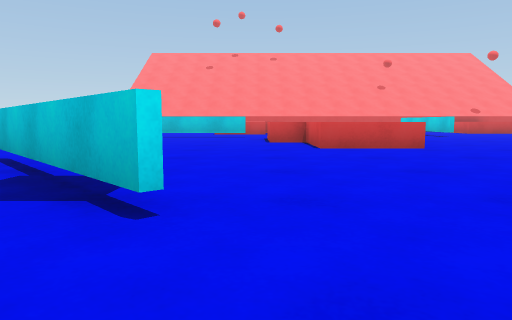
view 1 (above)

19 first-person views from a walk through a 3-D level made in the Unity game engine. The camera is 0.51 m above the floor, tilts 6° down and sees 70° across. The floor is counted in squares, 1 m on a side. Each view is taken from the middle of a square. On the plan, view 1 faces up. The plan holds only what a view shows up to about 9 squares ahead; the rest is blank. The place goes on beyond the plan. The player is left out.

view 2
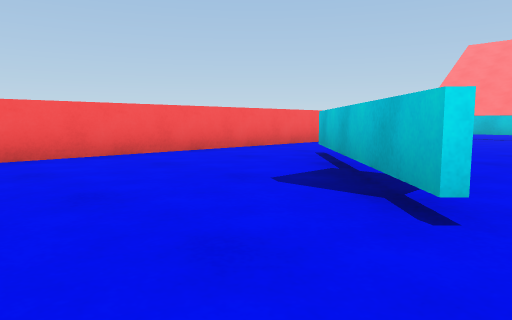

view 3
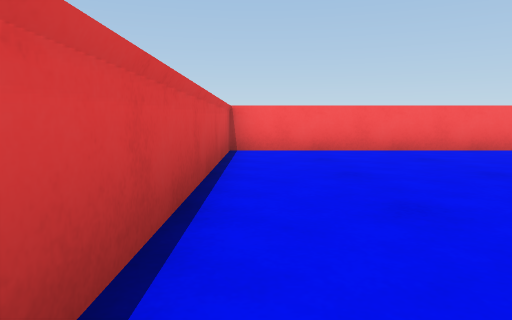

view 4
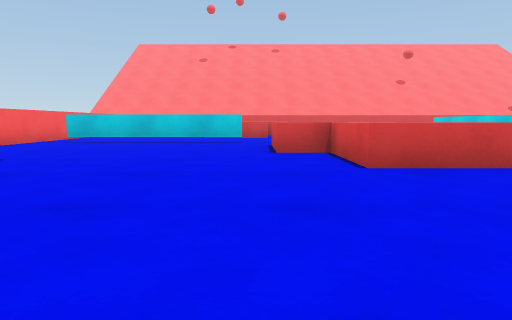

view 5
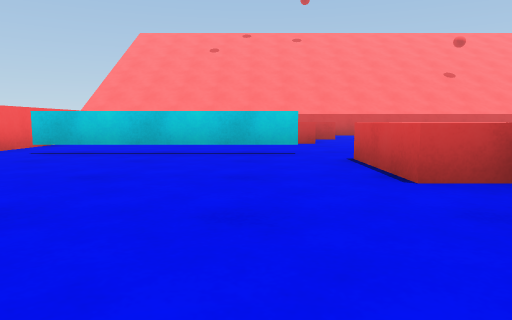

view 6
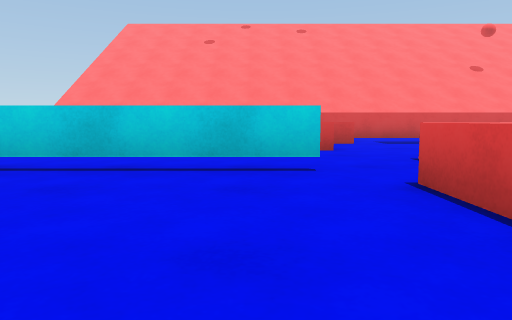

view 7
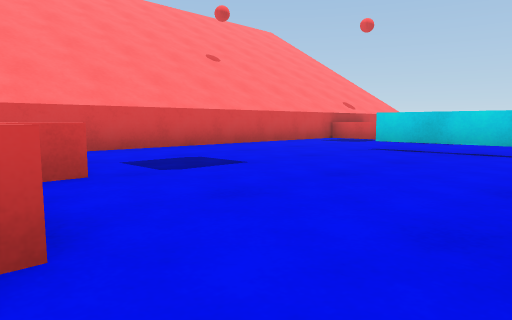

view 8
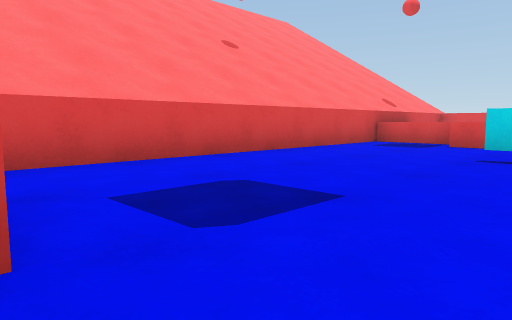

view 9
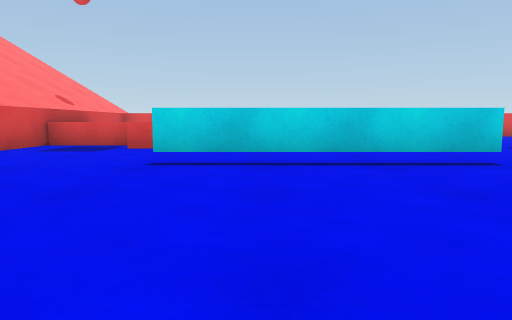

view 10
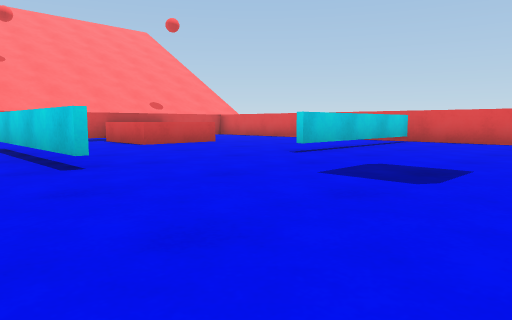

view 11
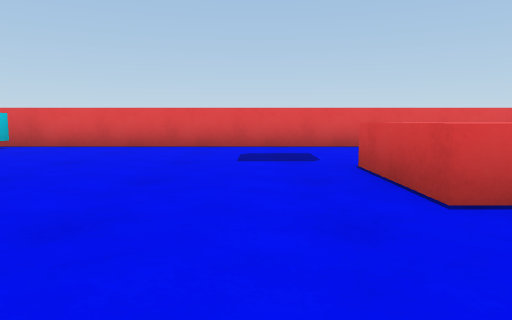

view 12
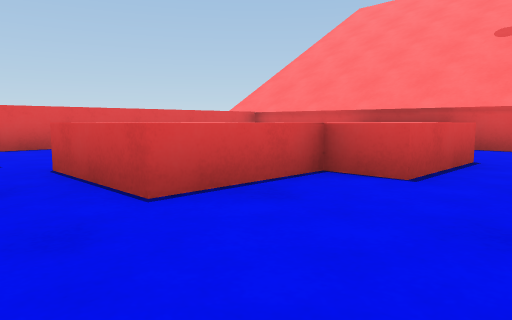

view 13
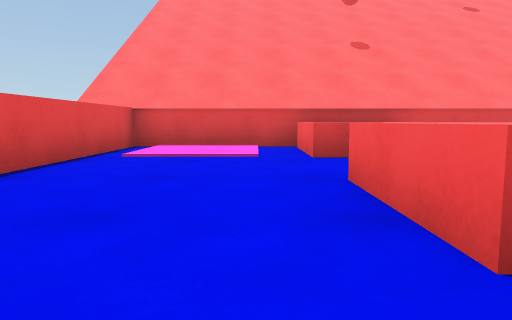

view 14
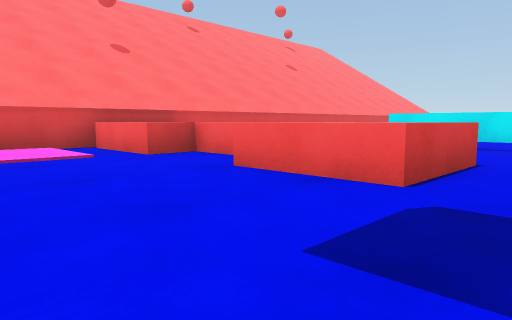

view 15
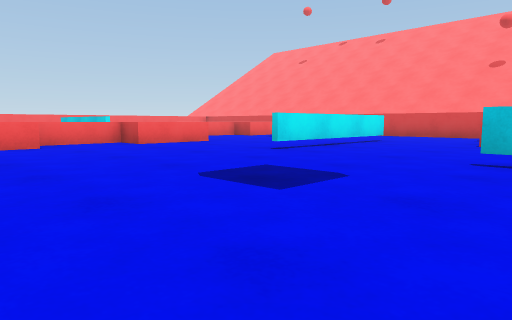

view 16
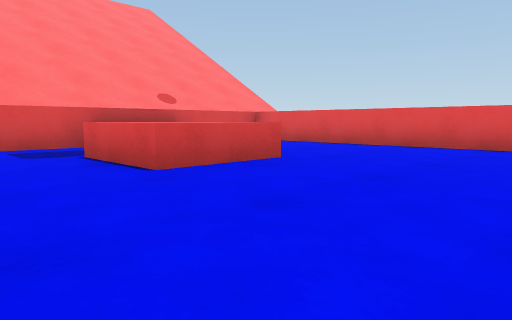

view 17
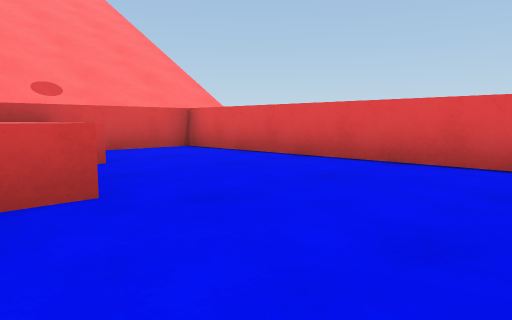

view 18
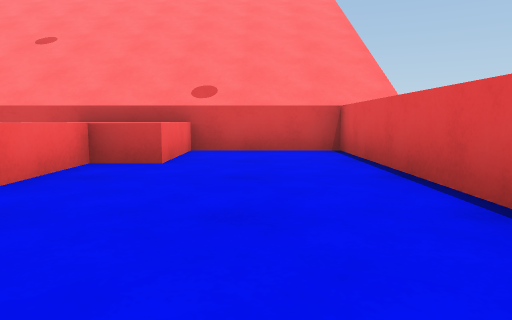

view 19
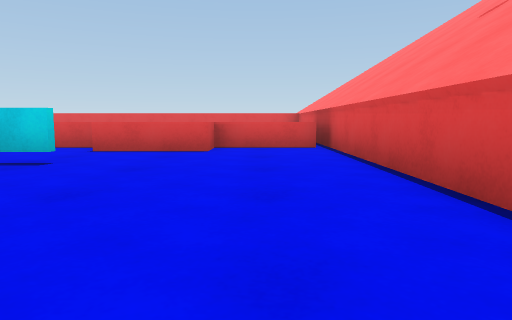

### Floor plan
Key: @ floor where view 1 was taken; # wall or solid block; . main floor; : floor 0.05 m higher than the main floor; B red block; T thing the floor can be seen under or through.
Columns run from 6 left of view 1 to 15 right of it. Each row starts with its distance up from view 1.
 20        ###############
 19         ........BBB..#
 18       BB........BBB..#
 17       BB.......B B...#
 16      BB.....T..BBB...#
 15 #    BB.....T........#
 14 #...........T........#
 13 #......BB ..T........#
 12 #.TTTT.  B......######
 11 #......BBB...........#
 10  ......BB............#
  9   .....BBB...........#
  8   .....BBB...........#
  7 #......BBB.. ........#
  6 #...........#...BB...#
  5 #...........#..B B...#
  4 #..##.....  #..BBB...#
  3 #...##.........BB....#
  2 #....#.........BBB...#
  1 #..............B B::.#
  0 #.....@. ......BBB::.#
 -1 #######   ############

Positions as (right, up) in squares from view 1, and headings:
1: (0, 0), facing up
2: (0, 0), facing up-left
3: (1, 0), facing left
4: (0, 3), facing up
5: (-1, 6), facing up
6: (-1, 8), facing up
7: (0, 13), facing up-right
8: (1, 15), facing up-right
9: (2, 15), facing right
10: (5, 8), facing up-right
11: (7, 7), facing right
12: (7, 7), facing down-right
13: (12, 7), facing down
14: (14, 7), facing down-left
15: (11, 7), facing up-left
16: (7, 12), facing up-right
17: (10, 13), facing up-right
18: (13, 13), facing up
19: (2, 1), facing right
